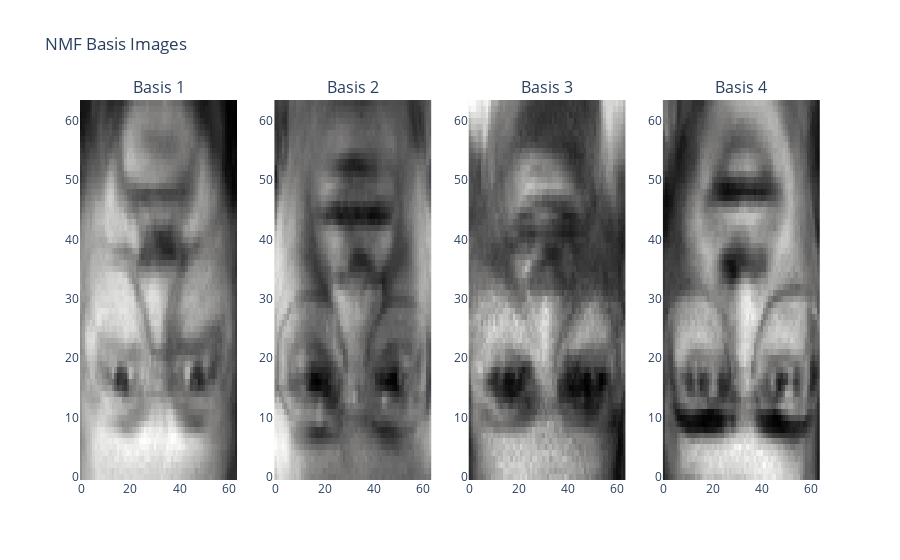

Notebook code for this chart:
### Code cell
import plotly.graph_objects as go
from plotly.subplots import make_subplots
import numpy as np

# Assuming your NMF model is already fitted and stored in `nmf_model`
n_components = 4  # Adjust based on your NMF model's number of components

# Get the learned basis images (W matrix from NMF)
basis_images = np.dot(X,Y)

# Create a subplot grid for the basis images (4 images per row)
rows = (n_components + 3) // 4  # Calculate number of rows needed

fig = make_subplots(
    rows=rows, cols=4,
    subplot_titles=[f'Basis {i+1}' for i in range(n_components)]
)

# Plot the basis images
for i in range(n_components):
    fig.add_trace(
        go.Heatmap(z=basis_images[i].reshape(64, 64), colorscale='gray', showscale=False),
        row=(i // 4) + 1, col=(i % 4) + 1
    )

fig.update_layout(
    title="NMF Basis Images",
    showlegend=False
)

fig.show()

### Figure 1 — Plotly figure (JSON) as saved in the notebook; plotly's stock layout.template omitted (floating-point values rounded to 4 significant figures; data arrays with more than 128 entries replaced by an {"elided": "..."} marker saying what was removed)
{"data": [{"colorscale": [[0, "rgb(0, 0, 0)"], [0.09091, "rgb(16, 16, 16)"], [0.1818, "rgb(38, 38, 38)"], [0.2727, "rgb(59, 59, 59)"], [0.3636, "rgb(81, 80, 80)"], [0.4545, "rgb(102, 101, 101)"], [0.5455, "rgb(124, 123, 122)"], [0.6364, "rgb(146, 146, 145)"], [0.7273, "rgb(171, 171, 170)"], [0.8182, "rgb(197, 197, 195)"], [0.9091, "rgb(224, 224, 223)"], [1, "rgb(254, 254, 253)"]], "showscale": false, "type": "heatmap", "xaxis": "x", "yaxis": "y", "z": {"elided": "64x64 float values"}}, {"colorscale": [[0, "rgb(0, 0, 0)"], [0.09091, "rgb(16, 16, 16)"], [0.1818, "rgb(38, 38, 38)"], [0.2727, "rgb(59, 59, 59)"], [0.3636, "rgb(81, 80, 80)"], [0.4545, "rgb(102, 101, 101)"], [0.5455, "rgb(124, 123, 122)"], [0.6364, "rgb(146, 146, 145)"], [0.7273, "rgb(171, 171, 170)"], [0.8182, "rgb(197, 197, 195)"], [0.9091, "rgb(224, 224, 223)"], [1, "rgb(254, 254, 253)"]], "showscale": false, "type": "heatmap", "xaxis": "x2", "yaxis": "y2", "z": {"elided": "64x64 float values"}}, {"colorscale": [[0, "rgb(0, 0, 0)"], [0.09091, "rgb(16, 16, 16)"], [0.1818, "rgb(38, 38, 38)"], [0.2727, "rgb(59, 59, 59)"], [0.3636, "rgb(81, 80, 80)"], [0.4545, "rgb(102, 101, 101)"], [0.5455, "rgb(124, 123, 122)"], [0.6364, "rgb(146, 146, 145)"], [0.7273, "rgb(171, 171, 170)"], [0.8182, "rgb(197, 197, 195)"], [0.9091, "rgb(224, 224, 223)"], [1, "rgb(254, 254, 253)"]], "showscale": false, "type": "heatmap", "xaxis": "x3", "yaxis": "y3", "z": {"elided": "64x64 float values"}}, {"colorscale": [[0, "rgb(0, 0, 0)"], [0.09091, "rgb(16, 16, 16)"], [0.1818, "rgb(38, 38, 38)"], [0.2727, "rgb(59, 59, 59)"], [0.3636, "rgb(81, 80, 80)"], [0.4545, "rgb(102, 101, 101)"], [0.5455, "rgb(124, 123, 122)"], [0.6364, "rgb(146, 146, 145)"], [0.7273, "rgb(171, 171, 170)"], [0.8182, "rgb(197, 197, 195)"], [0.9091, "rgb(224, 224, 223)"], [1, "rgb(254, 254, 253)"]], "showscale": false, "type": "heatmap", "xaxis": "x4", "yaxis": "y4", "z": {"elided": "64x64 float values"}}], "layout": {"annotations": [{"font": {"size": 16}, "showarrow": false, "text": "Basis 1", "x": 0.1062, "xanchor": "center", "xref": "paper", "y": 1, "yanchor": "bottom", "yref": "paper"}, {"font": {"size": 16}, "showarrow": false, "text": "Basis 2", "x": 0.3688, "xanchor": "center", "xref": "paper", "y": 1, "yanchor": "bottom", "yref": "paper"}, {"font": {"size": 16}, "showarrow": false, "text": "Basis 3", "x": 0.6313, "xanchor": "center", "xref": "paper", "y": 1, "yanchor": "bottom", "yref": "paper"}, {"font": {"size": 16}, "showarrow": false, "text": "Basis 4", "x": 0.8938, "xanchor": "center", "xref": "paper", "y": 1, "yanchor": "bottom", "yref": "paper"}], "showlegend": false, "title": {"text": "NMF Basis Images"}, "xaxis": {"anchor": "y", "domain": [0, 0.2125]}, "xaxis2": {"anchor": "y2", "domain": [0.2625, 0.475]}, "xaxis3": {"anchor": "y3", "domain": [0.525, 0.7375]}, "xaxis4": {"anchor": "y4", "domain": [0.7875, 1]}, "yaxis": {"anchor": "x", "domain": [0, 1]}, "yaxis2": {"anchor": "x2", "domain": [0, 1]}, "yaxis3": {"anchor": "x3", "domain": [0, 1]}, "yaxis4": {"anchor": "x4", "domain": [0, 1]}}}
